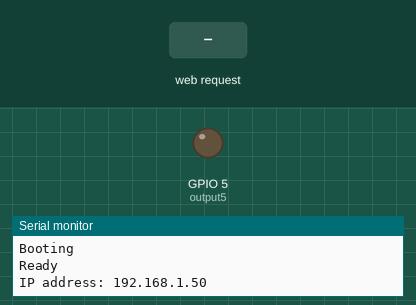
This sketch was run on a simulated ESP8266 (NodeMCU). On the bench: output pins drawn as LEDs (lit = HIGH), the last lines printed to the serial monitor. The inputs (shaded band) are chosen by the test bench. WiFi joins after 1.5 s; servers stay silent unless stated.

Above: at 2.7 s.
2.8 s: HTTP request GET /5/ACTIVE received
At 3.9 s:
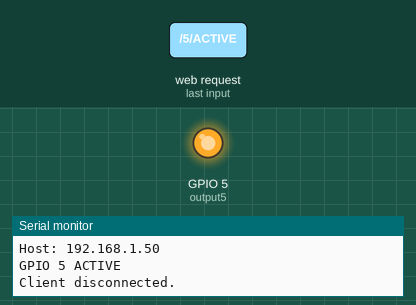
4.3 s: HTTP request GET /5/DEACTIVE received
At 5.1 s:
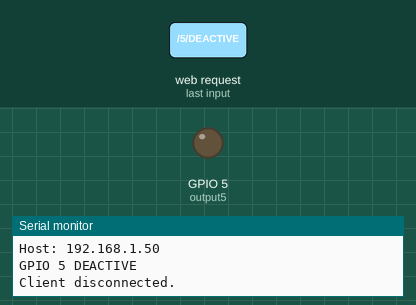
Timing chart, 0 to 7.3 s (numbered marks = the images above; inputs shaded):
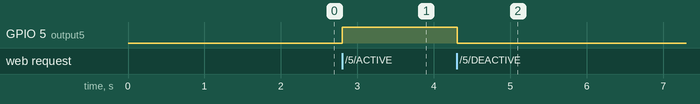

The sketch:

version2.0.ino
```cpp
#include <ESP8266WiFi.h>
#include <ESP8266mDNS.h>
#include <WiFiUdp.h>
#include <ArduinoOTA.h>

// Replace with your network credentials
const char* ssid = "AUH 408";
const char* password = "0173134469789js";

//const int ESP_BUILTIN_LED = 2;
// Set web server port number to 80
WiFiServer server(80);

// Variable to store the HTTP request
String header;

// Auxiliar variables to store the current output state
String output5State = "DEACTIVE";
//String output4State = "off";

// Assign output variables to GPIO pins
const int output5 = 5;
//const int output4 = 4;

// Current time
unsigned long currentTime = millis();
// Previous time
unsigned long previousTime = 0;
// Define timeout time in milliseconds (example: 2000ms = 2s)
const long timeoutTime = 2000;


void setup() {
  Serial.begin(115200);
   pinMode(output5, OUTPUT);
  //pinMode(output4, OUTPUT);
  // Set outputs to LOW
  digitalWrite(output5, LOW);
  //digitalWrite(output4, LOW);
  Serial.println("Booting");
  WiFi.mode(WIFI_STA);
  WiFi.begin(ssid, password);
  while (WiFi.waitForConnectResult() != WL_CONNECTED) {
    Serial.println("Connection Failed! Rebooting...");
    delay(5000);
    ESP.restart();
  }

  // Port defaults to 8266
  // ArduinoOTA.setPort(8266);

  // Hostname defaults to esp8266-[ChipID]
   ArduinoOTA.setHostname("AUH_409");

  // No authentication by default
   ArduinoOTA.setPassword((const char *)"alh84001");

  ArduinoOTA.onStart([]() {
    Serial.println("Start");
  });
  ArduinoOTA.onEnd([]() {
    Serial.println("\nEnd");
  });
  ArduinoOTA.onProgress([](unsigned int progress, unsigned int total) {
    Serial.printf("Progress: %u%%\r", (progress / (total / 100)));
  });
  ArduinoOTA.onError([](ota_error_t error) {
    Serial.printf("Error[%u]: ", error);
    if (error == OTA_AUTH_ERROR) Serial.println("Auth Failed");
    else if (error == OTA_BEGIN_ERROR) Serial.println("Begin Failed");
    else if (error == OTA_CONNECT_ERROR) Serial.println("Connect Failed");
    else if (error == OTA_RECEIVE_ERROR) Serial.println("Receive Failed");
    else if (error == OTA_END_ERROR) Serial.println("End Failed");
  });
  ArduinoOTA.begin();
  Serial.println("Ready");
  Serial.print("IP address: ");
  Serial.println(WiFi.localIP());
  //pinMode(ESP_BUILTIN_LED, OUTPUT);
  server.begin();
}

void loop() {
  ArduinoOTA.handle();

  WiFiClient client = server.available();   // Listen for incoming clients

  if (client) {                             // If a new client connects,
    Serial.println("New Client.");          // print a message out in the serial port
    String currentLine = "";                // make a String to hold incoming data from the client
    currentTime = millis();
    previousTime = currentTime;
    while (client.connected() && currentTime - previousTime <= timeoutTime) { // loop while the client's connected
      currentTime = millis();
      if (client.available()) {             // if there's bytes to read from the client,
        char c = client.read();             // read a byte, then
        Serial.write(c);                    // print it out the serial monitor
        header += c;
        if (c == '\n') {                    // if the byte is a newline character
          // if the current line is blank, you got two newline characters in a row.
          // that's the end of the client HTTP request, so send a response:
          if (currentLine.length() == 0) {
            // HTTP headers always start with a response code (e.g. HTTP/1.1 200 OK)
            // and a content-type so the client knows what's coming, then a blank line:
            client.println("HTTP/1.1 200 OK");
            client.println("Content-type:text/html");
            client.println("Connection: close");
            client.println();

            // turns the GPIOs on and off
            if (header.indexOf("GET /5/ACTIVE") >= 0) {
              Serial.println("GPIO 5 ACTIVE");
              output5State = "ACTIVE";
              digitalWrite(output5, HIGH);
            } else if (header.indexOf("GET /5/DEACTIVE") >= 0) {
              Serial.println("GPIO 5 DEACTIVE");
              output5State = "DEACTIVE";
              digitalWrite(output5, LOW);
            }
            /*else if (header.indexOf("GET /4/ACTIVE") >= 0) {
              Serial.println("GPIO 4 ACTIVE");
              output4State = "ACTIVE";
              digitalWrite(output4, HIGH);
            } else if (header.indexOf("GET /4/DEACTIVE") >= 0) {
              Serial.println("GPIO 4 DEACTIVE");
              output4State = "DEACTIVE";
              digitalWrite(output4, LOW);
            }*/

            // Display the HTML web page
            client.println("<!DOCTYPE html><html>");
            client.println("<head><meta name=\"viewport\" content=\"width=device-width, initial-scale=1\">");
            client.println("<link rel=\"icon\" href=\"data:,\">");
            // CSS to style the on/off buttons
            // Feel free to change the background-color and font-size attributes to fit your preferences
            client.println("<style>html { font-family: Helvetica; display: inline-block; margin: 0px auto; text-align: center;}");
            client.println(".button { background-color: #195B6A; border: none; color: white; padding: 16px 40px;");
            client.println("text-decoration: none; font-size: 30px; margin: 2px; cursor: pointer;}");
            client.println(".button2 {background-color: #77878A;}</style></head>");

            // Web Page Heading
            client.println("<body bgcolor='black'><font color='red'><h1>AULA 409 Control Room</h1>");

            // Display current state, and ON/OFF buttons for GPIO 5
            client.println("<p>light1  " + output5State + "</p>");
            // If the output5State is off, it displays the ON button
            if (output5State=="DEACTIVE") {
              client.println("<p><a href=\"/5/ACTIVE\"><button class=\"button\">ACTIVE</button></a></p>");
            } else {
              client.println("<p><a href=\"/5/DEACTIVE\"><button class=\"button button2\" >DEACTIVE</button></a></p>");
            }

            // Display current state, and ON/OFF buttons for GPIO 4
            //client.println("<p>GPIO 4 - State " + output4State + "</p>");
            // If the output4State is off, it displays the ON button
           // if (output4State=="off") {
             // client.println("<p><a href=\"/4/on\"><button class=\"button\">ON</button></a></p>");
           // } else {
            //  client.println("<p><a href=\"/4/off\"><button class=\"button button2\">OFF</button></a></p>");
           // }
            client.println("</font)</body></html>");

            // The HTTP response ends with another blank line
            client.println();
            // Break out of the while loop
            break;
          } else { // if you got a newline, then clear currentLine
            currentLine = "";
          }
        } else if (c != '\r') {  // if you got anything else but a carriage return character,
          currentLine += c;      // add it to the end of the currentLine
        }
      }
    }
    // Clear the header variable
    header = "";
    // Close the connection
    client.stop();
    Serial.println("Client disconnected.");
    Serial.println("");
  }

}
```

Measured:
- after the input at 2.8 s, GPIO 5 (output5): LOW → HIGH at once
- after the input at 4.3 s, GPIO 5 (output5): HIGH → LOW at once
